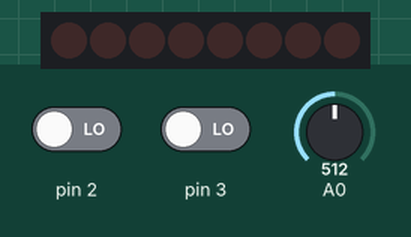
Simulated run of this sketch. Board: Arduino Uno, built with avr-gcc and run on an emulated ATmega328P. Shown: 8 shift-register outputs drawn as a row of LEDs (first output left, lit = HIGH). Wiring (inferred from the names in the program): shift register (74HC595): data pin 11; shift clock pin 12; latch pin 8. Wiring (inferred from the signals the program sends): row of LEDs: on Q0, Q1, Q2, Q3, Q4, Q5, Q6, Q7. Inputs (shaded band) come from the test bench; at power-on: pin 2 LOW, pin 3 LOW, A0 = 512.

Above: at 1.2 s.
1.3 s: pin 2 driven HIGH
At 1.6 s:
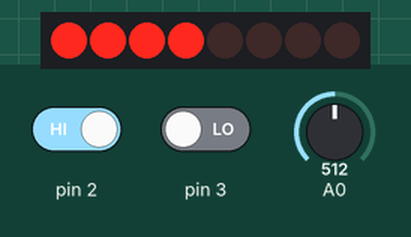
2.8 s: pin 3 driven HIGH
At 4.0 s:
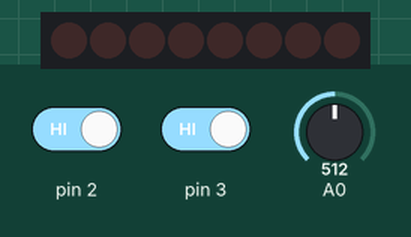
4.3 s: pin 2 driven LOW
At 5.1 s:
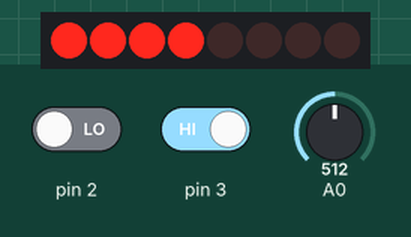
5.8 s: pin 2 driven HIGH and pin 3 driven LOW
At 6.3 s:
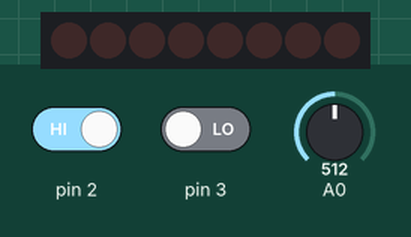
7.3 s: pin 2 driven LOW
At 8.6 s:
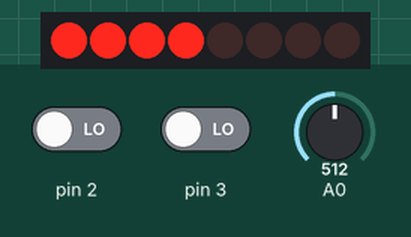
Timing chart, 0 to 9.8 s (numbered marks = the images above; inputs shaded):
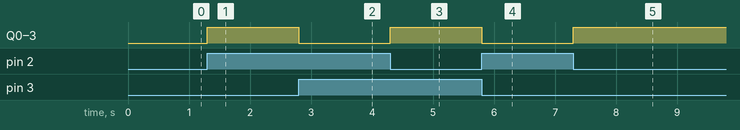

The sketch:

A1.ino
```cpp
//function declarations
void checkLevel();
void display(int);
void clearDisplay();

//Pin connected to ST_CP of 74HC595
int latchPin = 8;
//Pin connected to SH_CP of 74HC595
int clockPin = 12;
//Pin connected to DS of 74HC595
int dataPin = 11;

int binaryDisplay[] = {0,1,3,7,15,31,63,127,255};
int level = 0;
int numberToDisplay = 0;

void setup() {
  // initialize serial communication at 9600 bits per second:
  Serial.begin(9600);
  pinMode(latchPin, OUTPUT);
  pinMode(clockPin, OUTPUT);
  pinMode(dataPin, OUTPUT);
  attachInterrupt(digitalPinToInterrupt(2), checkLevel, HIGH);
  attachInterrupt(digitalPinToInterrupt(3), clearDisplay, HIGH);
  clearDisplay();
}

void loop() {
  // read the input on analog pin 0:
  int sensorValue = analogRead(A0);
  // Convert the analog reading (which goes from 0 - 1023) to a level (0-8):
  int voltage = sensorValue * (8.0 / 1023.0);
  if(voltage > level)
    level = voltage;
}

void clearDisplay(){
  shiftOut(binaryDisplay[0]);
}

void checkLevel(){
  display(level);
}

void display(int level){
  shiftOut(binaryDisplay[level]);
}

void shiftOut(int number){
  digitalWrite(latchPin, LOW);
  shiftOut(dataPin, clockPin, MSBFIRST, number);
  digitalWrite(latchPin, HIGH);
}
```

Measured:
- after the input at 1.3 s, Q0–3: LOW → HIGH at once
- after the input at 2.8 s, Q0–3: HIGH → LOW at once
- after the input at 4.3 s, Q0–3: LOW → HIGH at once
- after the input at 5.8 s, Q0–3: HIGH → LOW at once
- after the input at 7.3 s, Q0–3: LOW → HIGH at once
